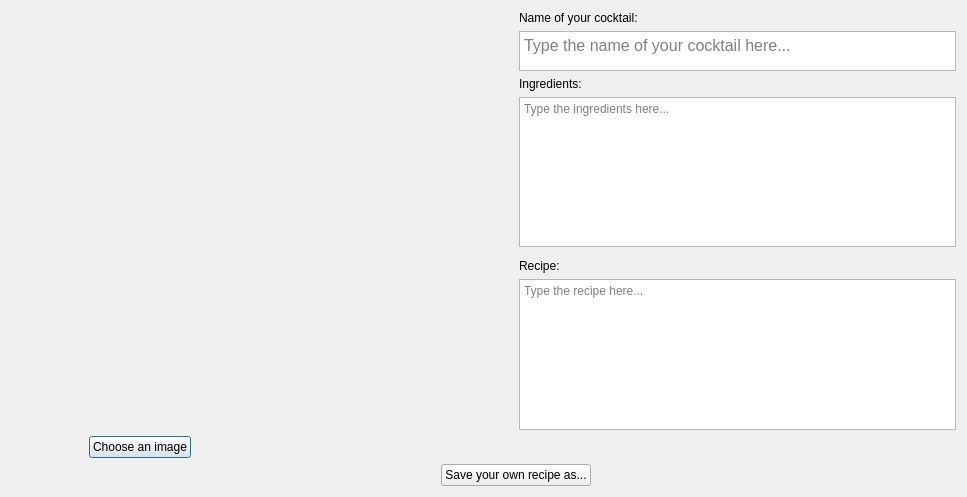
<?xml version="1.0" encoding="UTF-8"?>
<ui version="4.0">
 <class>ownrecipe</class>
 <widget class="QDialog" name="ownrecipe">
  <property name="geometry">
   <rect>
    <x>0</x>
    <y>0</y>
    <width>967</width>
    <height>497</height>
   </rect>
  </property>
  <property name="sizePolicy">
   <sizepolicy hsizetype="Preferred" vsizetype="Fixed">
    <horstretch>0</horstretch>
    <verstretch>0</verstretch>
   </sizepolicy>
  </property>
  <property name="windowTitle">
   <string>Create recipe</string>
  </property>
  <layout class="QGridLayout" name="gridLayout">
   <item row="3" column="4">
    <widget class="QLabel" name="label_ingredients">
     <property name="text">
      <string>Ingredients:</string>
     </property>
    </widget>
   </item>
   <item row="1" column="4" colspan="2">
    <widget class="QTextEdit" name="textEdit_name">
     <property name="maximumSize">
      <size>
       <width>500</width>
       <height>40</height>
      </size>
     </property>
     <property name="font">
      <font>
       <pointsize>12</pointsize>
      </font>
     </property>
     <property name="html">
      <string>&lt;!DOCTYPE HTML PUBLIC &quot;-//W3C//DTD HTML 4.0//EN&quot; &quot;http://www.w3.org/TR/REC-html40/strict.dtd&quot;&gt;
&lt;html&gt;&lt;head&gt;&lt;meta name=&quot;qrichtext&quot; content=&quot;1&quot; /&gt;&lt;meta charset=&quot;utf-8&quot; /&gt;&lt;style type=&quot;text/css&quot;&gt;
p, li { white-space: pre-wrap; }
&lt;/style&gt;&lt;/head&gt;&lt;body style=&quot; font-family:'Segoe UI'; font-size:12pt; font-weight:400; font-style:normal;&quot;&gt;
&lt;p style=&quot;-qt-paragraph-type:empty; margin-top:0px; margin-bottom:0px; margin-left:0px; margin-right:0px; -qt-block-indent:0; text-indent:0px; font-size:9pt;&quot;&gt;&lt;br /&gt;&lt;/p&gt;&lt;/body&gt;&lt;/html&gt;</string>
     </property>
     <property name="placeholderText">
      <string>Type the name of your cocktail here...</string>
     </property>
    </widget>
   </item>
   <item row="0" column="4" colspan="2">
    <widget class="QLabel" name="drink_name">
     <property name="text">
      <string>Name of your cocktail:</string>
     </property>
    </widget>
   </item>
   <item row="6" column="4">
    <widget class="QLabel" name="label_recipe">
     <property name="text">
      <string>Recipe:</string>
     </property>
    </widget>
   </item>
   <item row="5" column="5">
    <spacer name="verticalSpacer_2">
     <property name="orientation">
      <enum>Qt::Vertical</enum>
     </property>
     <property name="sizeHint" stdset="0">
      <size>
       <width>258</width>
       <height>28</height>
      </size>
     </property>
    </spacer>
   </item>
   <item row="9" column="1">
    <spacer name="horizontalSpacer_3">
     <property name="orientation">
      <enum>Qt::Horizontal</enum>
     </property>
     <property name="sizeHint" stdset="0">
      <size>
       <width>121</width>
       <height>20</height>
      </size>
     </property>
    </spacer>
   </item>
   <item row="7" column="4" colspan="2">
    <widget class="QTextEdit" name="textEdit_recipe">
     <property name="html">
      <string>&lt;!DOCTYPE HTML PUBLIC &quot;-//W3C//DTD HTML 4.0//EN&quot; &quot;http://www.w3.org/TR/REC-html40/strict.dtd&quot;&gt;
&lt;html&gt;&lt;head&gt;&lt;meta name=&quot;qrichtext&quot; content=&quot;1&quot; /&gt;&lt;meta charset=&quot;utf-8&quot; /&gt;&lt;style type=&quot;text/css&quot;&gt;
p, li { white-space: pre-wrap; }
&lt;/style&gt;&lt;/head&gt;&lt;body style=&quot; font-family:'Segoe UI'; font-size:9pt; font-weight:400; font-style:normal;&quot;&gt;
&lt;p style=&quot;-qt-paragraph-type:empty; margin-top:0px; margin-bottom:0px; margin-left:0px; margin-right:0px; -qt-block-indent:0; text-indent:0px;&quot;&gt;&lt;br /&gt;&lt;/p&gt;&lt;/body&gt;&lt;/html&gt;</string>
     </property>
     <property name="placeholderText">
      <string>Type the recipe here...</string>
     </property>
    </widget>
   </item>
   <item row="9" column="2">
    <spacer name="horizontalSpacer_5">
     <property name="orientation">
      <enum>Qt::Horizontal</enum>
     </property>
     <property name="sizeHint" stdset="0">
      <size>
       <width>173</width>
       <height>20</height>
      </size>
     </property>
    </spacer>
   </item>
   <item row="9" column="5">
    <spacer name="horizontalSpacer_7">
     <property name="orientation">
      <enum>Qt::Horizontal</enum>
     </property>
     <property name="sizeHint" stdset="0">
      <size>
       <width>341</width>
       <height>20</height>
      </size>
     </property>
    </spacer>
   </item>
   <item row="8" column="2" colspan="2">
    <spacer name="horizontalSpacer">
     <property name="orientation">
      <enum>Qt::Horizontal</enum>
     </property>
     <property name="sizeHint" stdset="0">
      <size>
       <width>265</width>
       <height>20</height>
      </size>
     </property>
    </spacer>
   </item>
   <item row="8" column="0">
    <spacer name="horizontalSpacer_2">
     <property name="orientation">
      <enum>Qt::Horizontal</enum>
     </property>
     <property name="sizeHint" stdset="0">
      <size>
       <width>93</width>
       <height>20</height>
      </size>
     </property>
    </spacer>
   </item>
   <item row="4" column="4" colspan="2">
    <widget class="QTextEdit" name="textEdit_ingredients">
     <property name="html">
      <string>&lt;!DOCTYPE HTML PUBLIC &quot;-//W3C//DTD HTML 4.0//EN&quot; &quot;http://www.w3.org/TR/REC-html40/strict.dtd&quot;&gt;
&lt;html&gt;&lt;head&gt;&lt;meta name=&quot;qrichtext&quot; content=&quot;1&quot; /&gt;&lt;meta charset=&quot;utf-8&quot; /&gt;&lt;style type=&quot;text/css&quot;&gt;
p, li { white-space: pre-wrap; }
&lt;/style&gt;&lt;/head&gt;&lt;body style=&quot; font-family:'Segoe UI'; font-size:9pt; font-weight:400; font-style:normal;&quot;&gt;
&lt;p style=&quot;-qt-paragraph-type:empty; margin-top:0px; margin-bottom:0px; margin-left:0px; margin-right:0px; -qt-block-indent:0; text-indent:0px;&quot;&gt;&lt;br /&gt;&lt;/p&gt;&lt;/body&gt;&lt;/html&gt;</string>
     </property>
     <property name="placeholderText">
      <string>Type the ingredients here...</string>
     </property>
    </widget>
   </item>
   <item row="2" column="4" colspan="2">
    <spacer name="verticalSpacer">
     <property name="orientation">
      <enum>Qt::Vertical</enum>
     </property>
     <property name="sizeHint" stdset="0">
      <size>
       <width>428</width>
       <height>28</height>
      </size>
     </property>
    </spacer>
   </item>
   <item row="9" column="0">
    <spacer name="horizontalSpacer_4">
     <property name="orientation">
      <enum>Qt::Horizontal</enum>
     </property>
     <property name="sizeHint" stdset="0">
      <size>
       <width>93</width>
       <height>20</height>
      </size>
     </property>
    </spacer>
   </item>
   <item row="8" column="1">
    <widget class="QPushButton" name="pushButton">
     <property name="text">
      <string>Choose an image</string>
     </property>
    </widget>
   </item>
   <item row="8" column="4" colspan="2">
    <spacer name="horizontalSpacer_6">
     <property name="orientation">
      <enum>Qt::Horizontal</enum>
     </property>
     <property name="sizeHint" stdset="0">
      <size>
       <width>433</width>
       <height>20</height>
      </size>
     </property>
    </spacer>
   </item>
   <item row="9" column="3" colspan="2">
    <widget class="QPushButton" name="pushButton_2">
     <property name="text">
      <string>Save your own recipe as...</string>
     </property>
    </widget>
   </item>
   <item row="1" column="0" rowspan="7" colspan="4">
    <widget class="QLabel" name="user_image">
     <property name="text">
      <string/>
     </property>
    </widget>
   </item>
  </layout>
 </widget>
 <resources/>
 <connections/>
</ui>
